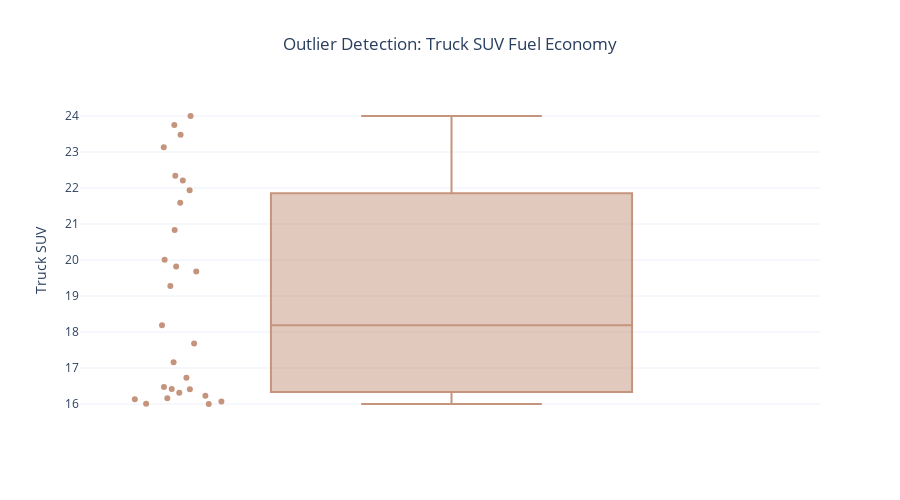

Write notebook code for a chart like this one.
### Code cell
''' Outlier Detection for Car Fuel Economy using Z-Score Method and Box Plot '''

# Use an existing column name from the DataFrame (e.g., "Car")
col_name = "Truck SUV"

# Compute Z-score for the selected column
fueleconomy["Z_fueleconomy"] = (
    (fueleconomy[col_name] - fueleconomy[col_name].mean())
    / fueleconomy[col_name].std()
)

# Flag potential outliers (|Z| > 3)
fueleconomy_outliers = fueleconomy[np.abs(fueleconomy["Z_fueleconomy"]) > 3]

print(f"Detected {len(fueleconomy_outliers)} potential outliers in '{col_name}' fueleconomy.")
display(fueleconomy_outliers[["Year", col_name, "Z_fueleconomy"]])

# visual outlier detection with box plot
figfe8 = px.box(
    fueleconomy,
    y=col_name,
    title=f"Outlier Detection: {col_name} Fuel Economy",
    points="all",
    color_discrete_sequence=[colors["fueleconomy"]]
)
figfe8.update_layout(template="plotly_white", title_x=0.5, height=500)
figfe8.show()

### Figure 1 — Plotly figure (JSON) as saved in the notebook; plotly's stock layout.template omitted (floating-point values rounded to 4 significant figures)
{"data": [{"alignmentgroup": "True", "boxpoints": "all", "hovertemplate": "Truck SUV=%{y}<extra></extra>", "legendgroup": "", "marker": {"color": "#C5947C"}, "name": "", "notched": false, "offsetgroup": "", "orientation": "v", "showlegend": false, "type": "box", "x0": " ", "xaxis": "x", "y": [16.0, 16.23, 16.13, 16.16, 16.07, 16.01, 16.41, 16.31, 16.42, 16.47, 16.73, 17.16, 17.68, 18.19, 19.28, 19.68, 19.82, 20.01, 20.83, 21.59, 21.94, 22.21, 22.34, 23.13, 23.48, 23.75, 24.0], "y0": " ", "yaxis": "y"}], "layout": {"boxmode": "group", "height": 500, "legend": {"tracegroupgap": 0}, "title": {"text": "Outlier Detection: Truck SUV Fuel Economy", "x": 0.5}, "xaxis": {"anchor": "y", "domain": [0, 1]}, "yaxis": {"anchor": "x", "domain": [0, 1], "title": {"text": "Truck SUV"}}}}
